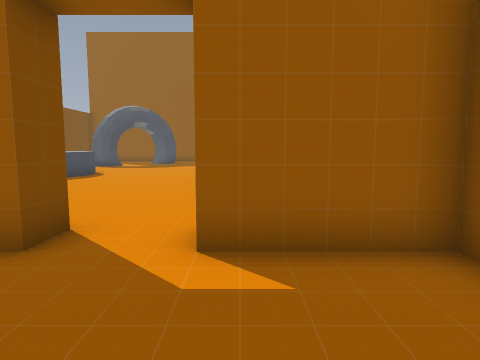
view 1 (above)

18 first-person views from a walk through a level from a Godot 3-D game. The camera is 1.2 m above the floor, tilts 6° down and sees 75° across. The floor is counted in squares, 1 m on a side. Each view is taken from the middle of a square. On the plan, view 1 faces up. The plan holds only what a view shows up to about 13 squares ahead; the rest is blank. Door leaves are left out where a doorway can be walked through. Some surface patterns are stand-ins.

view 2
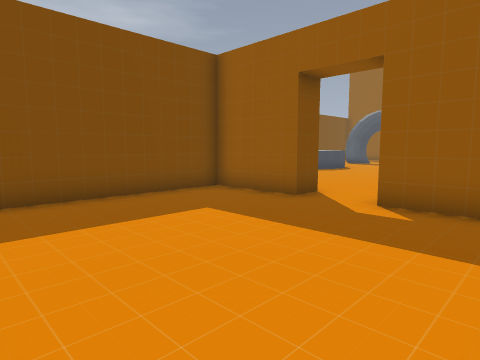

view 3
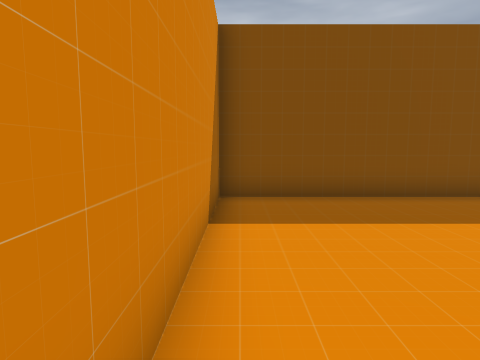

view 4
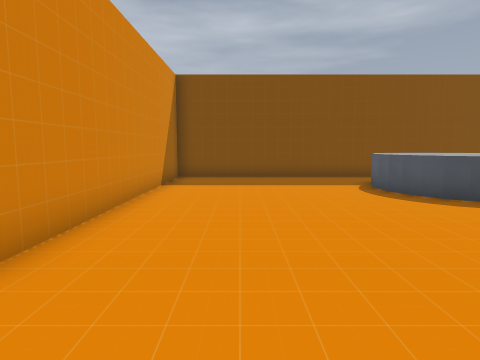

view 5
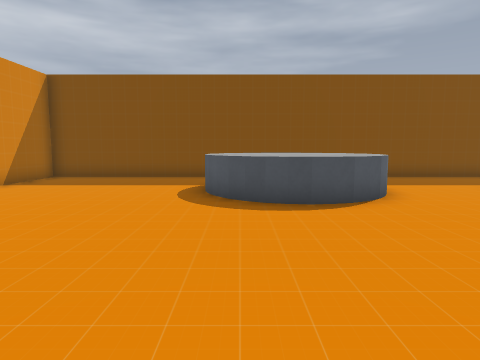

view 6
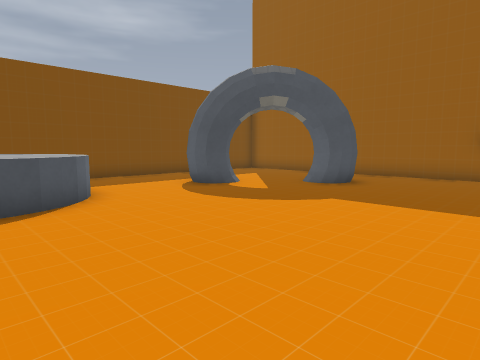

view 7
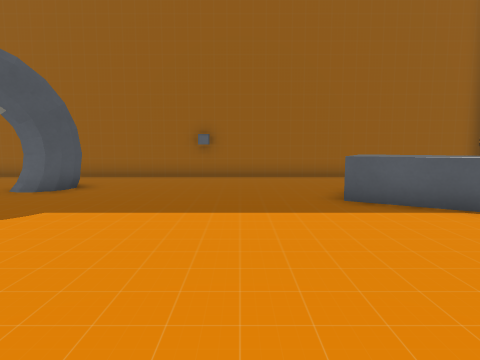

view 8
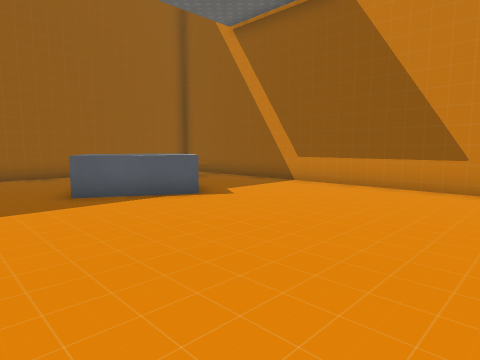

view 9
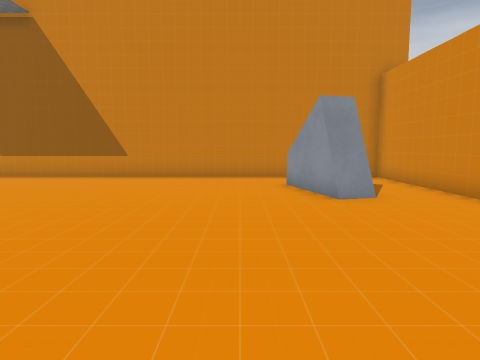

view 10
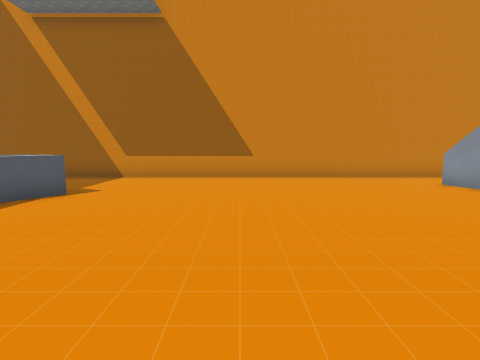

view 11
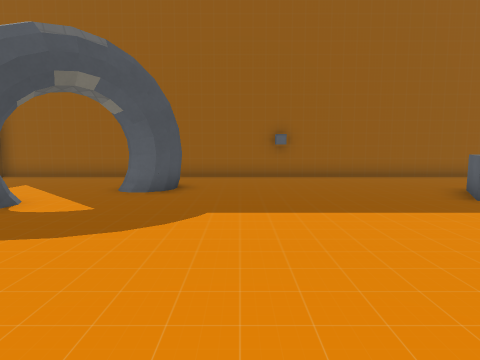

view 12
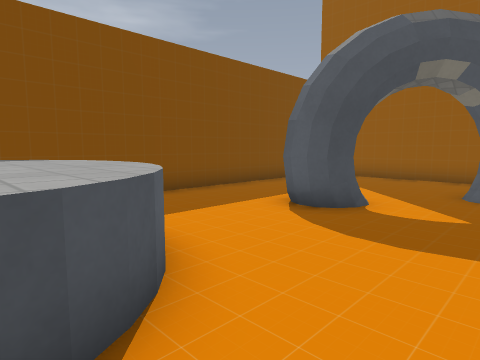

view 13
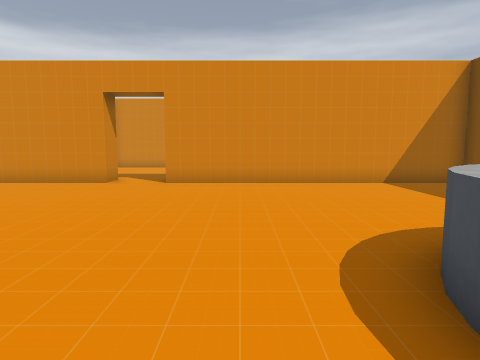

view 14
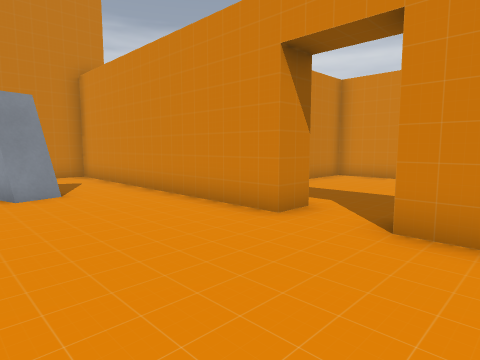

view 15
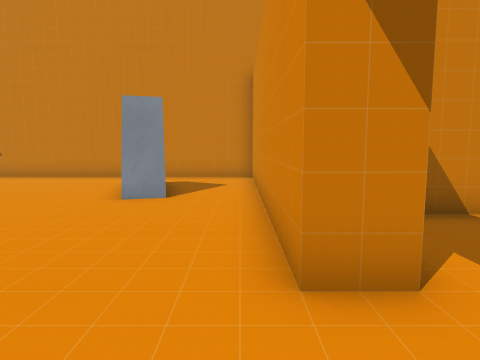

view 16
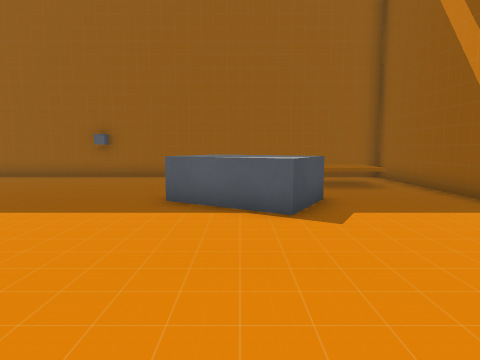

view 17
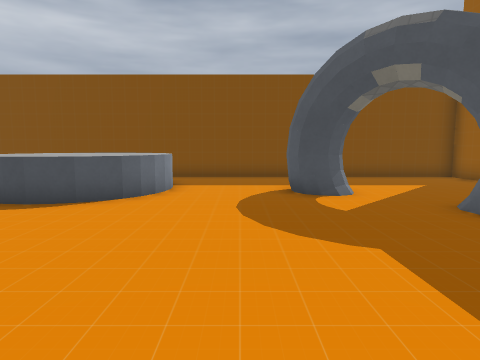

view 18
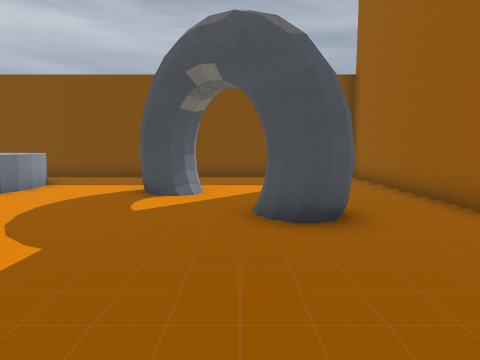

### Floor plan
Key: @ floor where view 1 was taken; # wall or solid block; . floor; D open door; = window, fence, low wall or low ledge; ^ raised ledge.
Columns run from 13 left of view 1 to 10 right of it. Each row starts with its distance up from view 1.
 27 ########################
 26 #......................#
 25 #.................. ^^.#
 24 #...... #.........  ^^.#
 23 #......##.........  ^^.#
 22 #...............^^^....#
 21 #...............^^^^...#
 20 #...##...........^^....#
 19 #......................#
 18 #......................#
 17 #......................#
 16 #..^^^.................#
 15 #.^^^^^................#
 14 #  ^^^^................#
 13 #  ^^^^................#
 12 #. ^^^^................#
 11 #..^^^.................#
 10 #......................#
  9 #......................#
  8 #.................##^..#
  7 #................=# ...#
  6 #......................#
  5 #..........DD..........#
  4 ###########DD###########
  3        #........#
  2        #........#
  1        #........#
  0        #.....@..#
 -1        #........#
 -2        #........#
 -3        #........#
 -4        ##########

Where each view was taken, in squares from view 1:
view 1: 0 up, 0 right, facing up
view 2: 3 down, 2 right, facing up-left
view 3: 3 down, 2 right, facing left
view 4: 7 up, 0 right, facing left
view 5: 12 up, 0 right, facing left
view 6: 13 up, 0 right, facing up-left
view 7: 14 up, 0 right, facing up
view 8: 13 up, 0 right, facing up-right
view 9: 10 up, 3 left, facing right
view 10: 15 up, 3 left, facing right
view 11: 14 up, 3 left, facing up
view 12: 14 up, 5 left, facing up-left
view 13: 15 up, 5 left, facing down
view 14: 9 up, 4 left, facing down-right
view 15: 5 up, 3 left, facing right
view 16: 14 up, 4 right, facing up
view 17: 18 up, 0 right, facing left
view 18: 22 up, 0 right, facing left
